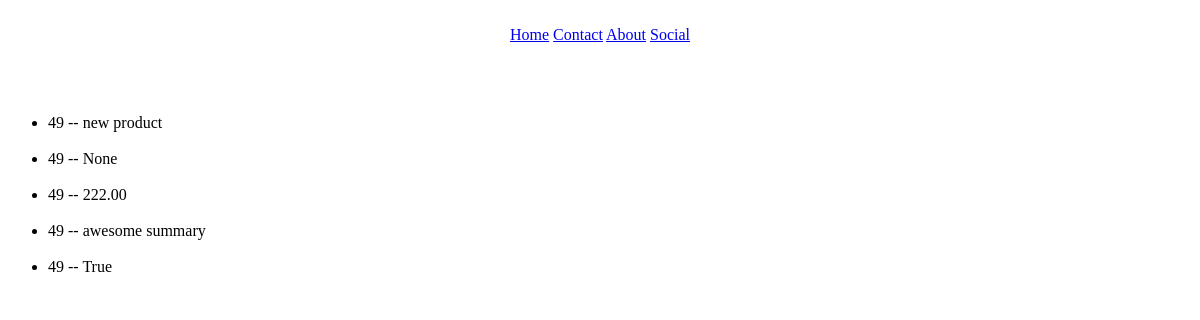
/product_list/, run on an earlier commit of the app's database.
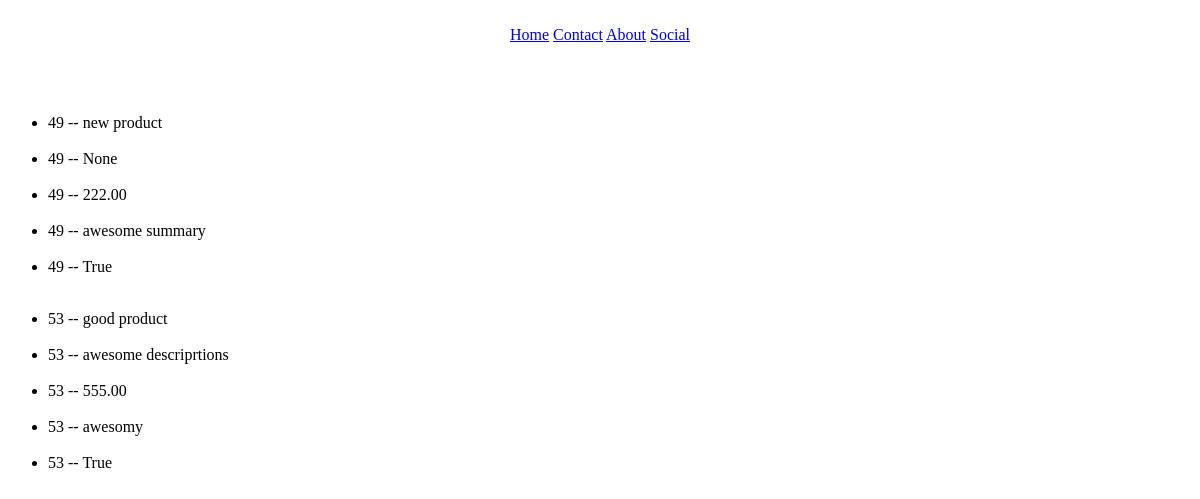
And on a later commit of the database.
### products/models.py (models this page shows, shortened)
class Product(models.Model):
    title = models.CharField(max_length=100)
    descriptions = models.TextField(blank=True, null=True)
    price = models.DecimalField(max_digits=1000000, decimal_places=2)
    summary = models.TextField(blank=False, null=False)
    featured = models.BooleanField(default=True)
    objects = models.Manager()

### products/views.py (the view)
# urls.py: path('product_list/', product_list_views),
def product_list_views(request):
    queryset = Product.objects.all()
    return render(request, "products/products_list.html", {'object_list':queryset})

### products/templates/products/products_list.html
{% extends "base.html" %}
{% block content %}
<br><br>
{% for items in object_list %}
<ul>
<li>{{ items.id }} -- {{ items.title }}</li><br>
<li>{{ items.id }} -- {{ items.descriptions }}</li><br>
<li>{{ items.id }} -- {{ items.price }}</li><br>
<li>{{ items.id }} -- {{ items.summary }}</li><br>
<li>{{ items.id }} -- {{ items.featured }}</li><br>
</ul>
{% endfor %}
{% endblock  %}

What changed in the data, as far as the page shows it:
added Product: id "53", title "good product", descriptions "awesome descriprtions", price "555.00", summary "awesomy", featured "True"
